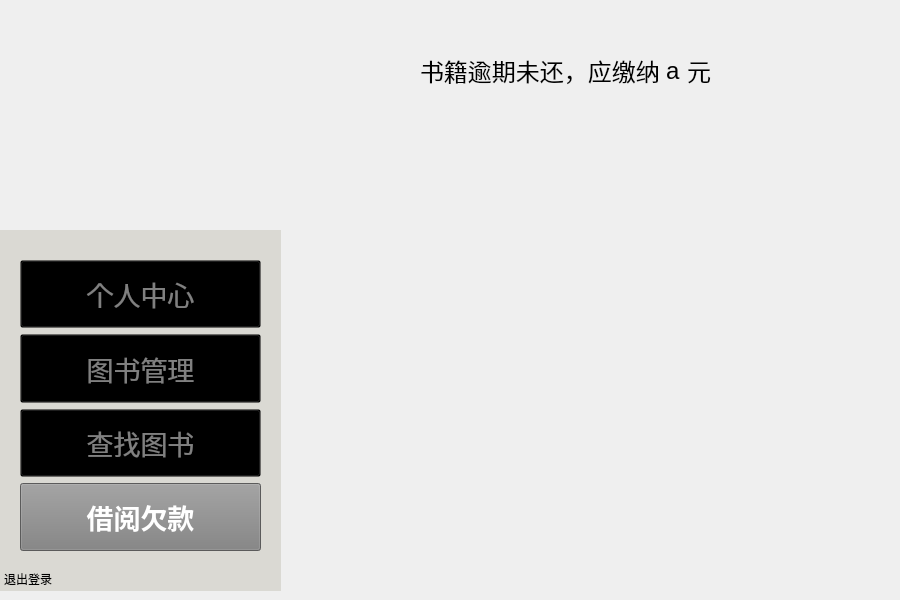
<?xml version="1.0" encoding="UTF-8"?>
<ui version="4.0">
 <class>paymode</class>
 <widget class="QWidget" name="paymode">
  <property name="geometry">
   <rect>
    <x>0</x>
    <y>0</y>
    <width>900</width>
    <height>600</height>
   </rect>
  </property>
  <property name="windowTitle">
   <string>Form</string>
  </property>
  <widget class="QLabel" name="logo">
   <property name="enabled">
    <bool>true</bool>
   </property>
   <property name="geometry">
    <rect>
     <x>0</x>
     <y>0</y>
     <width>281</width>
     <height>271</height>
    </rect>
   </property>
   <property name="styleSheet">
    <string notr="true">QLabel {
    background-color: transparent;
}
</string>
   </property>
   <property name="frameShape">
    <enum>QFrame::Shape::NoFrame</enum>
   </property>
   <property name="frameShadow">
    <enum>QFrame::Shadow::Plain</enum>
   </property>
   <property name="text">
    <string/>
   </property>
   <property name="pixmap">
    <pixmap resource="Logo.qrc">:/image/Logo.png</pixmap>
   </property>
   <property name="scaledContents">
    <bool>true</bool>
   </property>
   <property name="wordWrap">
    <bool>false</bool>
   </property>
   <property name="openExternalLinks">
    <bool>false</bool>
   </property>
   <property name="textInteractionFlags">
    <set>Qt::TextInteractionFlag::LinksAccessibleByMouse</set>
   </property>
  </widget>
  <widget class="QWidget" name="verticalLayoutWidget">
   <property name="geometry">
    <rect>
     <x>0</x>
     <y>230</y>
     <width>281</width>
     <height>361</height>
    </rect>
   </property>
   <layout class="QVBoxLayout" name="mode">
    <item>
     <widget class="QFrame" name="frame">
      <property name="enabled">
       <bool>true</bool>
      </property>
      <property name="acceptDrops">
       <bool>false</bool>
      </property>
      <property name="autoFillBackground">
       <bool>false</bool>
      </property>
      <property name="styleSheet">
       <string notr="true">QFrame {
    background-color: rgb(218,217,211); 
}
</string>
      </property>
      <property name="frameShape">
       <enum>QFrame::Shape::NoFrame</enum>
      </property>
      <property name="frameShadow">
       <enum>QFrame::Shadow::Plain</enum>
      </property>
      <widget class="QWidget" name="verticalLayoutWidget_2">
       <property name="geometry">
        <rect>
         <x>20</x>
         <y>30</y>
         <width>241</width>
         <height>291</height>
        </rect>
       </property>
       <layout class="QVBoxLayout" name="verticalLayout_2">
        <item>
         <widget class="QPushButton" name="PersonalMode_Button">
          <property name="enabled">
           <bool>true</bool>
          </property>
          <property name="sizePolicy">
           <sizepolicy hsizetype="Expanding" vsizetype="Expanding">
            <horstretch>0</horstretch>
            <verstretch>0</verstretch>
           </sizepolicy>
          </property>
          <property name="font">
           <font>
            <pointsize>20</pointsize>
            <bold>false</bold>
           </font>
          </property>
          <property name="focusPolicy">
           <enum>Qt::FocusPolicy::ClickFocus</enum>
          </property>
          <property name="layoutDirection">
           <enum>Qt::LayoutDirection::LeftToRight</enum>
          </property>
          <property name="autoFillBackground">
           <bool>false</bool>
          </property>
          <property name="styleSheet">
           <string notr="true">QPushButton {
    background-color: transparent;
    color: grey;
}
</string>
          </property>
          <property name="text">
           <string>个人中心</string>
          </property>
         </widget>
        </item>
        <item>
         <widget class="QPushButton" name="BookMode_Button">
          <property name="enabled">
           <bool>true</bool>
          </property>
          <property name="sizePolicy">
           <sizepolicy hsizetype="Expanding" vsizetype="Expanding">
            <horstretch>0</horstretch>
            <verstretch>0</verstretch>
           </sizepolicy>
          </property>
          <property name="palette">
           <palette>
            <active>
             <colorrole role="WindowText">
              <brush brushstyle="SolidPattern">
               <color alpha="255">
                <red>128</red>
                <green>128</green>
                <blue>128</blue>
               </color>
              </brush>
             </colorrole>
             <colorrole role="Button">
              <brush brushstyle="SolidPattern">
               <color alpha="0">
                <red>0</red>
                <green>0</green>
                <blue>0</blue>
               </color>
              </brush>
             </colorrole>
             <colorrole role="Text">
              <brush brushstyle="SolidPattern">
               <color alpha="255">
                <red>128</red>
                <green>128</green>
                <blue>128</blue>
               </color>
              </brush>
             </colorrole>
             <colorrole role="ButtonText">
              <brush brushstyle="SolidPattern">
               <color alpha="255">
                <red>128</red>
                <green>128</green>
                <blue>128</blue>
               </color>
              </brush>
             </colorrole>
             <colorrole role="Base">
              <brush brushstyle="SolidPattern">
               <color alpha="0">
                <red>0</red>
                <green>0</green>
                <blue>0</blue>
               </color>
              </brush>
             </colorrole>
             <colorrole role="Window">
              <brush brushstyle="SolidPattern">
               <color alpha="0">
                <red>0</red>
                <green>0</green>
                <blue>0</blue>
               </color>
              </brush>
             </colorrole>
             <colorrole role="PlaceholderText">
              <brush brushstyle="SolidPattern">
               <color alpha="128">
                <red>128</red>
                <green>128</green>
                <blue>128</blue>
               </color>
              </brush>
             </colorrole>
            </active>
            <inactive>
             <colorrole role="WindowText">
              <brush brushstyle="SolidPattern">
               <color alpha="255">
                <red>128</red>
                <green>128</green>
                <blue>128</blue>
               </color>
              </brush>
             </colorrole>
             <colorrole role="Button">
              <brush brushstyle="SolidPattern">
               <color alpha="0">
                <red>0</red>
                <green>0</green>
                <blue>0</blue>
               </color>
              </brush>
             </colorrole>
             <colorrole role="Text">
              <brush brushstyle="SolidPattern">
               <color alpha="255">
                <red>128</red>
                <green>128</green>
                <blue>128</blue>
               </color>
              </brush>
             </colorrole>
             <colorrole role="ButtonText">
              <brush brushstyle="SolidPattern">
               <color alpha="255">
                <red>128</red>
                <green>128</green>
                <blue>128</blue>
               </color>
              </brush>
             </colorrole>
             <colorrole role="Base">
              <brush brushstyle="SolidPattern">
               <color alpha="0">
                <red>0</red>
                <green>0</green>
                <blue>0</blue>
               </color>
              </brush>
             </colorrole>
             <colorrole role="Window">
              <brush brushstyle="SolidPattern">
               <color alpha="0">
                <red>0</red>
                <green>0</green>
                <blue>0</blue>
               </color>
              </brush>
             </colorrole>
             <colorrole role="PlaceholderText">
              <brush brushstyle="SolidPattern">
               <color alpha="128">
                <red>128</red>
                <green>128</green>
                <blue>128</blue>
               </color>
              </brush>
             </colorrole>
            </inactive>
            <disabled>
             <colorrole role="WindowText">
              <brush brushstyle="SolidPattern">
               <color alpha="255">
                <red>128</red>
                <green>128</green>
                <blue>128</blue>
               </color>
              </brush>
             </colorrole>
             <colorrole role="Button">
              <brush brushstyle="SolidPattern">
               <color alpha="0">
                <red>0</red>
                <green>0</green>
                <blue>0</blue>
               </color>
              </brush>
             </colorrole>
             <colorrole role="Text">
              <brush brushstyle="SolidPattern">
               <color alpha="255">
                <red>128</red>
                <green>128</green>
                <blue>128</blue>
               </color>
              </brush>
             </colorrole>
             <colorrole role="ButtonText">
              <brush brushstyle="SolidPattern">
               <color alpha="255">
                <red>128</red>
                <green>128</green>
                <blue>128</blue>
               </color>
              </brush>
             </colorrole>
             <colorrole role="Base">
              <brush brushstyle="SolidPattern">
               <color alpha="0">
                <red>0</red>
                <green>0</green>
                <blue>0</blue>
               </color>
              </brush>
             </colorrole>
             <colorrole role="Window">
              <brush brushstyle="SolidPattern">
               <color alpha="0">
                <red>0</red>
                <green>0</green>
                <blue>0</blue>
               </color>
              </brush>
             </colorrole>
             <colorrole role="PlaceholderText">
              <brush brushstyle="SolidPattern">
               <color alpha="128">
                <red>128</red>
                <green>128</green>
                <blue>128</blue>
               </color>
              </brush>
             </colorrole>
            </disabled>
           </palette>
          </property>
          <property name="font">
           <font>
            <pointsize>20</pointsize>
            <bold>false</bold>
           </font>
          </property>
          <property name="mouseTracking">
           <bool>false</bool>
          </property>
          <property name="acceptDrops">
           <bool>false</bool>
          </property>
          <property name="layoutDirection">
           <enum>Qt::LayoutDirection::LeftToRight</enum>
          </property>
          <property name="autoFillBackground">
           <bool>false</bool>
          </property>
          <property name="styleSheet">
           <string notr="true">QPushButton {
    background-color: transparent;
    color: grey;
}
</string>
          </property>
          <property name="text">
           <string>图书管理</string>
          </property>
         </widget>
        </item>
        <item>
         <widget class="QPushButton" name="FindBookMode_Button">
          <property name="sizePolicy">
           <sizepolicy hsizetype="Expanding" vsizetype="Expanding">
            <horstretch>0</horstretch>
            <verstretch>0</verstretch>
           </sizepolicy>
          </property>
          <property name="font">
           <font>
            <pointsize>20</pointsize>
            <bold>false</bold>
           </font>
          </property>
          <property name="layoutDirection">
           <enum>Qt::LayoutDirection::LeftToRight</enum>
          </property>
          <property name="autoFillBackground">
           <bool>false</bool>
          </property>
          <property name="styleSheet">
           <string notr="true">QPushButton {
    background-color: transparent;
    color: grey;
}
</string>
          </property>
          <property name="text">
           <string>查找图书</string>
          </property>
         </widget>
        </item>
        <item>
         <widget class="QPushButton" name="PayMode_Button">
          <property name="sizePolicy">
           <sizepolicy hsizetype="Expanding" vsizetype="Expanding">
            <horstretch>0</horstretch>
            <verstretch>0</verstretch>
           </sizepolicy>
          </property>
          <property name="font">
           <font>
            <pointsize>20</pointsize>
            <bold>true</bold>
           </font>
          </property>
          <property name="layoutDirection">
           <enum>Qt::LayoutDirection::LeftToRight</enum>
          </property>
          <property name="autoFillBackground">
           <bool>false</bool>
          </property>
          <property name="styleSheet">
           <string notr="true">QPushButton {
    background-color: gray;
    color: white;
}</string>
          </property>
          <property name="text">
           <string>借阅欠款</string>
          </property>
         </widget>
        </item>
       </layout>
       <zorder>BookMode_Button</zorder>
       <zorder>FindBookMode_Button</zorder>
       <zorder>PayMode_Button</zorder>
       <zorder>PersonalMode_Button</zorder>
      </widget>
      <widget class="QPushButton" name="pushButton">
       <property name="geometry">
        <rect>
         <x>0</x>
         <y>340</y>
         <width>56</width>
         <height>18</height>
        </rect>
       </property>
       <property name="styleSheet">
        <string notr="true">QPushButton {
    border: none;
    background: transparent;
    color: black;
  }</string>
       </property>
       <property name="text">
        <string>退出登录</string>
       </property>
      </widget>
     </widget>
    </item>
   </layout>
  </widget>
  <widget class="QWidget" name="layoutWidget">
   <property name="geometry">
    <rect>
     <x>420</x>
     <y>40</y>
     <width>331</width>
     <height>61</height>
    </rect>
   </property>
   <layout class="QHBoxLayout" name="horizontalLayout_2">
    <item>
     <widget class="QLabel" name="Label_1">
      <property name="sizePolicy">
       <sizepolicy hsizetype="Expanding" vsizetype="Preferred">
        <horstretch>0</horstretch>
        <verstretch>0</verstretch>
       </sizepolicy>
      </property>
      <property name="font">
       <font>
        <pointsize>18</pointsize>
       </font>
      </property>
      <property name="text">
       <string>书籍逾期未还，应缴纳</string>
      </property>
     </widget>
    </item>
    <item>
     <widget class="QLabel" name="Label_money">
      <property name="font">
       <font>
        <pointsize>18</pointsize>
       </font>
      </property>
      <property name="text">
       <string>a</string>
      </property>
     </widget>
    </item>
    <item>
     <widget class="QLabel" name="Label_2">
      <property name="sizePolicy">
       <sizepolicy hsizetype="Expanding" vsizetype="Preferred">
        <horstretch>0</horstretch>
        <verstretch>0</verstretch>
       </sizepolicy>
      </property>
      <property name="font">
       <font>
        <pointsize>18</pointsize>
       </font>
      </property>
      <property name="text">
       <string>元</string>
      </property>
     </widget>
    </item>
   </layout>
  </widget>
  <widget class="QLabel" name="cat_2">
   <property name="geometry">
    <rect>
     <x>280</x>
     <y>110</y>
     <width>621</width>
     <height>491</height>
    </rect>
   </property>
   <property name="sizePolicy">
    <sizepolicy hsizetype="Expanding" vsizetype="Expanding">
     <horstretch>0</horstretch>
     <verstretch>0</verstretch>
    </sizepolicy>
   </property>
   <property name="maximumSize">
    <size>
     <width>50000</width>
     <height>50000</height>
    </size>
   </property>
   <property name="text">
    <string/>
   </property>
   <property name="pixmap">
    <pixmap resource="Logo.qrc">:/image/bg2.png</pixmap>
   </property>
   <property name="scaledContents">
    <bool>true</bool>
   </property>
  </widget>
  <zorder>cat_2</zorder>
  <zorder>logo</zorder>
  <zorder>verticalLayoutWidget</zorder>
  <zorder>layoutWidget</zorder>
 </widget>
 <resources>
  <include location="Logo.qrc"/>
 </resources>
 <connections/>
</ui>
